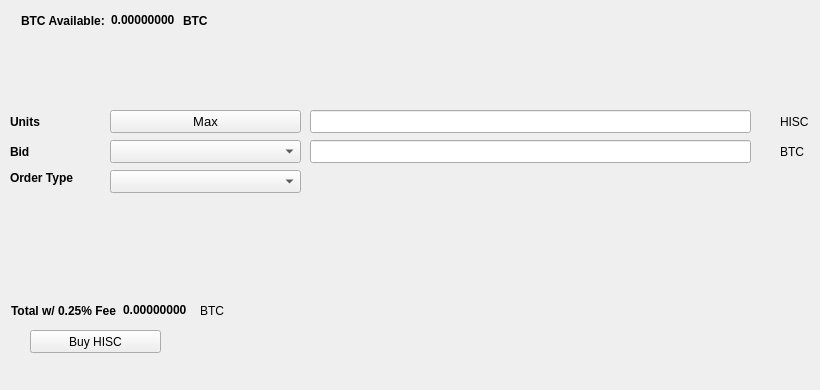
   <widget class="QWidget" name="BuyTab">
    <attribute name="title">
     <string>Buy</string>
    </attribute>
    <widget class="QPushButton" name="BuyHISC">
     <property name="geometry">
      <rect>
       <x>30</x>
       <y>330</y>
       <width>131</width>
       <height>23</height>
      </rect>
     </property>
     <property name="text">
      <string>Buy HISC</string>
     </property>
     <property name="icon">
      <iconset resource="../highstakes.qrc">
       <normaloff>:/icons/bitcoin</normaloff>:/icons/bitcoin</iconset>
     </property>
    </widget>
    <widget class="QLabel" name="label_3">
     <property name="geometry">
      <rect>
       <x>10</x>
       <y>110</y>
       <width>46</width>
       <height>23</height>
      </rect>
     </property>
     <property name="font">
      <font>
       <weight>75</weight>
       <bold>true</bold>
      </font>
     </property>
     <property name="text">
      <string>Units</string>
     </property>
    </widget>
    <widget class="QLineEdit" name="UnitsInput">
     <property name="geometry">
      <rect>
       <x>310</x>
       <y>110</y>
       <width>441</width>
       <height>23</height>
      </rect>
     </property>
     <property name="font">
      <font>
       <pointsize>9</pointsize>
       <weight>75</weight>
       <bold>true</bold>
      </font>
     </property>
    </widget>
    <widget class="QLineEdit" name="BuyBidPriceEdit">
     <property name="geometry">
      <rect>
       <x>310</x>
       <y>140</y>
       <width>441</width>
       <height>23</height>
      </rect>
     </property>
     <property name="font">
      <font>
       <pointsize>9</pointsize>
       <weight>75</weight>
       <bold>true</bold>
      </font>
     </property>
    </widget>
    <widget class="QLabel" name="label_4">
     <property name="geometry">
      <rect>
       <x>780</x>
       <y>110</y>
       <width>31</width>
       <height>23</height>
      </rect>
     </property>
     <property name="text">
      <string>HISC</string>
     </property>
    </widget>
    <widget class="QLabel" name="label_5">
     <property name="geometry">
      <rect>
       <x>780</x>
       <y>140</y>
       <width>31</width>
       <height>23</height>
      </rect>
     </property>
     <property name="text">
      <string>BTC</string>
     </property>
    </widget>
    <widget class="QLabel" name="label_6">
     <property name="geometry">
      <rect>
       <x>10</x>
       <y>140</y>
       <width>46</width>
       <height>23</height>
      </rect>
     </property>
     <property name="font">
      <font>
       <weight>75</weight>
       <bold>true</bold>
      </font>
     </property>
     <property name="text">
      <string>Bid</string>
     </property>
    </widget>
    <widget class="QLabel" name="label_7">
     <property name="geometry">
      <rect>
       <x>10</x>
       <y>170</y>
       <width>91</width>
       <height>16</height>
      </rect>
     </property>
     <property name="font">
      <font>
       <weight>75</weight>
       <bold>true</bold>
      </font>
     </property>
     <property name="text">
      <string>Order Type</string>
     </property>
    </widget>
    <widget class="QPushButton" name="Buy_Max_Amount">
     <property name="geometry">
      <rect>
       <x>110</x>
       <y>110</y>
       <width>191</width>
       <height>23</height>
      </rect>
     </property>
     <property name="font">
      <font>
       <pointsize>10</pointsize>
      </font>
     </property>
     <property name="text">
      <string>Max</string>
     </property>
    </widget>
    <widget class="QComboBox" name="BuyBidcomboBox">
     <property name="geometry">
      <rect>
       <x>110</x>
       <y>140</y>
       <width>191</width>
       <height>23</height>
      </rect>
     </property>
     <property name="font">
      <font>
       <pointsize>10</pointsize>
      </font>
     </property>
    </widget>
    <widget class="QComboBox" name="buyOrdertypeCombo">
     <property name="geometry">
      <rect>
       <x>110</x>
       <y>170</y>
       <width>191</width>
       <height>23</height>
      </rect>
     </property>
     <property name="font">
      <font>
       <pointsize>10</pointsize>
      </font>
     </property>
    </widget>
    <widget class="QWidget" name="layoutWidget1">
     <property name="geometry">
      <rect>
       <x>21</x>
       <y>11</y>
       <width>227</width>
       <height>19</height>
      </rect>
     </property>
     <layout class="QHBoxLayout" name="horizontalLayout_3">
      <item>
       <widget class="QLabel" name="label232">
        <property name="font">
         <font>
          <weight>75</weight>
          <bold>true</bold>
         </font>
        </property>
        <property name="text">
         <string>BTC Available:</string>
        </property>
       </widget>
      </item>
      <item>
       <widget class="QLabel" name="BtcAvailableLbl">
        <property name="palette">
         <palette>
          <active>
           <colorrole role="WindowText">
            <brush brushstyle="SolidPattern">
             <color alpha="255">
              <red>0</red>
              <green>0</green>
              <blue>0</blue>
             </color>
            </brush>
           </colorrole>
           <colorrole role="Button">
            <brush brushstyle="SolidPattern">
             <color alpha="255">
              <red>0</red>
              <green>170</green>
              <blue>0</blue>
             </color>
            </brush>
           </colorrole>
           <colorrole role="Light">
            <brush brushstyle="SolidPattern">
             <color alpha="255">
              <red>0</red>
              <green>255</green>
              <blue>0</blue>
             </color>
            </brush>
           </colorrole>
           <colorrole role="Midlight">
            <brush brushstyle="SolidPattern">
             <color alpha="255">
              <red>0</red>
              <green>212</green>
              <blue>0</blue>
             </color>
            </brush>
           </colorrole>
           <colorrole role="Dark">
            <brush brushstyle="SolidPattern">
             <color alpha="255">
              <red>0</red>
              <green>85</green>
              <blue>0</blue>
             </color>
            </brush>
           </colorrole>
           <colorrole role="Mid">
            <brush brushstyle="SolidPattern">
             <color alpha="255">
              <red>0</red>
              <green>113</green>
              <blue>0</blue>
             </color>
            </brush>
           </colorrole>
           <colorrole role="Text">
            <brush brushstyle="SolidPattern">
             <color alpha="255">
              <red>0</red>
              <green>170</green>
              <blue>0</blue>
             </color>
            </brush>
           </colorrole>
           <colorrole role="BrightText">
            <brush brushstyle="SolidPattern">
             <color alpha="255">
              <red>255</red>
              <green>255</green>
              <blue>255</blue>
             </color>
            </brush>
           </colorrole>
           <colorrole role="ButtonText">
            <brush brushstyle="SolidPattern">
             <color alpha="255">
              <red>0</red>
              <green>0</green>
              <blue>0</blue>
             </color>
            </brush>
           </colorrole>
           <colorrole role="Base">
            <brush brushstyle="SolidPattern">
             <color alpha="255">
              <red>255</red>
              <green>255</green>
              <blue>255</blue>
             </color>
            </brush>
           </colorrole>
           <colorrole role="Window">
            <brush brushstyle="SolidPattern">
             <color alpha="255">
              <red>0</red>
              <green>170</green>
              <blue>0</blue>
             </color>
            </brush>
           </colorrole>
           <colorrole role="Shadow">
            <brush brushstyle="SolidPattern">
             <color alpha="255">
              <red>0</red>
              <green>0</green>
              <blue>0</blue>
             </color>
            </brush>
           </colorrole>
           <colorrole role="AlternateBase">
            <brush brushstyle="SolidPattern">
             <color alpha="255">
              <red>127</red>
              <green>212</green>
              <blue>127</blue>
             </color>
            </brush>
           </colorrole>
           <colorrole role="ToolTipBase">
            <brush brushstyle="SolidPattern">
             <color alpha="255">
              <red>255</red>
              <green>255</green>
              <blue>220</blue>
             </color>
            </brush>
           </colorrole>
           <colorrole role="ToolTipText">
            <brush brushstyle="SolidPattern">
             <color alpha="255">
              <red>0</red>
              <green>0</green>
              <blue>0</blue>
             </color>
            </brush>
           </colorrole>
          </active>
          <inactive>
           <colorrole role="WindowText">
            <brush brushstyle="SolidPattern">
             <color alpha="255">
              <red>0</red>
              <green>0</green>
              <blue>0</blue>
             </color>
            </brush>
           </colorrole>
           <colorrole role="Button">
            <brush brushstyle="SolidPattern">
             <color alpha="255">
              <red>0</red>
              <green>170</green>
              <blue>0</blue>
             </color>
            </brush>
           </colorrole>
           <colorrole role="Light">
            <brush brushstyle="SolidPattern">
             <color alpha="255">
              <red>0</red>
              <green>255</green>
              <blue>0</blue>
             </color>
            </brush>
           </colorrole>
           <colorrole role="Midlight">
            <brush brushstyle="SolidPattern">
             <color alpha="255">
              <red>0</red>
              <green>212</green>
              <blue>0</blue>
             </color>
            </brush>
           </colorrole>
           <colorrole role="Dark">
            <brush brushstyle="SolidPattern">
             <color alpha="255">
              <red>0</red>
              <green>85</green>
              <blue>0</blue>
             </color>
            </brush>
           </colorrole>
           <colorrole role="Mid">
            <brush brushstyle="SolidPattern">
             <color alpha="255">
              <red>0</red>
              <green>113</green>
              <blue>0</blue>
             </color>
            </brush>
           </colorrole>
           <colorrole role="Text">
            <brush brushstyle="SolidPattern">
             <color alpha="255">
              <red>0</red>
              <green>170</green>
              <blue>0</blue>
             </color>
            </brush>
           </colorrole>
           <colorrole role="BrightText">
            <brush brushstyle="SolidPattern">
             <color alpha="255">
              <red>255</red>
              <green>255</green>
              <blue>255</blue>
             </color>
            </brush>
           </colorrole>
           <colorrole role="ButtonText">
            <brush brushstyle="SolidPattern">
             <color alpha="255">
              <red>0</red>
              <green>0</green>
              <blue>0</blue>
             </color>
            </brush>
           </colorrole>
           <colorrole role="Base">
            <brush brushstyle="SolidPattern">
             <color alpha="255">
              <red>255</red>
              <green>255</green>
              <blue>255</blue>
             </color>
            </brush>
           </colorrole>
           <colorrole role="Window">
            <brush brushstyle="SolidPattern">
             <color alpha="255">
              <red>0</red>
              <green>170</green>
              <blue>0</blue>
             </color>
            </brush>
           </colorrole>
           <colorrole role="Shadow">
            <brush brushstyle="SolidPattern">
             <color alpha="255">
              <red>0</red>
              <green>0</green>
              <blue>0</blue>
             </color>
            </brush>
           </colorrole>
           <colorrole role="AlternateBase">
            <brush brushstyle="SolidPattern">
             <color alpha="255">
              <red>127</red>
              <green>212</green>
              <blue>127</blue>
             </color>
            </brush>
           </colorrole>
           <colorrole role="ToolTipBase">
            <brush brushstyle="SolidPattern">
             <color alpha="255">
              <red>255</red>
              <green>255</green>
              <blue>220</blue>
             </color>
            </brush>
           </colorrole>
           <colorrole role="ToolTipText">
            <brush brushstyle="SolidPattern">
             <color alpha="255">
              <red>0</red>
              <green>0</green>
              <blue>0</blue>
             </color>
            </brush>
           </colorrole>
          </inactive>
          <disabled>
           <colorrole role="WindowText">
            <brush brushstyle="SolidPattern">
             <color alpha="255">
              <red>0</red>
              <green>85</green>
              <blue>0</blue>
             </color>
            </brush>
           </colorrole>
           <colorrole role="Button">
            <brush brushstyle="SolidPattern">
             <color alpha="255">
              <red>0</red>
              <green>170</green>
              <blue>0</blue>
             </color>
            </brush>
           </colorrole>
           <colorrole role="Light">
            <brush brushstyle="SolidPattern">
             <color alpha="255">
              <red>0</red>
              <green>255</green>
              <blue>0</blue>
             </color>
            </brush>
           </colorrole>
           <colorrole role="Midlight">
            <brush brushstyle="SolidPattern">
             <color alpha="255">
              <red>0</red>
              <green>212</green>
              <blue>0</blue>
             </color>
            </brush>
           </colorrole>
           <colorrole role="Dark">
            <brush brushstyle="SolidPattern">
             <color alpha="255">
              <red>0</red>
              <green>85</green>
              <blue>0</blue>
             </color>
            </brush>
           </colorrole>
           <colorrole role="Mid">
            <brush brushstyle="SolidPattern">
             <color alpha="255">
              <red>0</red>
              <green>113</green>
              <blue>0</blue>
             </color>
            </brush>
           </colorrole>
           <colorrole role="Text">
            <brush brushstyle="SolidPattern">
             <color alpha="255">
              <red>0</red>
              <green>85</green>
              <blue>0</blue>
             </color>
            </brush>
           </colorrole>
           <colorrole role="BrightText">
            <brush brushstyle="SolidPattern">
             <color alpha="255">
              <red>255</red>
              <green>255</green>
              <blue>255</blue>
             </color>
            </brush>
           </colorrole>
           <colorrole role="ButtonText">
            <brush brushstyle="SolidPattern">
             <color alpha="255">
              <red>0</red>
              <green>85</green>
              <blue>0</blue>
             </color>
            </brush>
           </colorrole>
           <colorrole role="Base">
            <brush brushstyle="SolidPattern">
             <color alpha="255">
              <red>0</red>
              <green>170</green>
              <blue>0</blue>
             </color>
            </brush>
           </colorrole>
           <colorrole role="Window">
            <brush brushstyle="SolidPattern">
             <color alpha="255">
              <red>0</red>
              <green>170</green>
              <blue>0</blue>
             </color>
            </brush>
           </colorrole>
           <colorrole role="Shadow">
            <brush brushstyle="SolidPattern">
             <color alpha="255">
              <red>0</red>
              <green>0</green>
              <blue>0</blue>
             </color>
            </brush>
           </colorrole>
           <colorrole role="AlternateBase">
            <brush brushstyle="SolidPattern">
             <color alpha="255">
              <red>0</red>
              <green>170</green>
              <blue>0</blue>
             </color>
            </brush>
           </colorrole>
           <colorrole role="ToolTipBase">
            <brush brushstyle="SolidPattern">
             <color alpha="255">
              <red>255</red>
              <green>255</green>
              <blue>220</blue>
             </color>
            </brush>
           </colorrole>
           <colorrole role="ToolTipText">
            <brush brushstyle="SolidPattern">
             <color alpha="255">
              <red>0</red>
              <green>0</green>
              <blue>0</blue>
             </color>
            </brush>
           </colorrole>
          </disabled>
         </palette>
        </property>
        <property name="font">
         <font>
          <weight>75</weight>
          <bold>true</bold>
         </font>
        </property>
        <property name="text">
         <string>0.00000000</string>
        </property>
        <property name="textInteractionFlags">
         <set>Qt::LinksAccessibleByMouse|Qt::TextSelectableByKeyboard|Qt::TextSelectableByMouse</set>
        </property>
       </widget>
      </item>
      <item>
       <widget class="QLabel" name="BtcAvailableLbl_2">
        <property name="font">
         <font>
          <weight>75</weight>
          <bold>true</bold>
         </font>
        </property>
        <property name="text">
         <string>BTC</string>
        </property>
       </widget>
      </item>
     </layout>
    </widget>
    <widget class="QWidget" name="layoutWidge2">
     <property name="geometry">
      <rect>
       <x>11</x>
       <y>301</y>
       <width>259</width>
       <height>19</height>
      </rect>
     </property>
     <layout class="QHBoxLayout" name="horizontalLayout_4">
      <item>
       <widget class="QLabel" name="label_9">
        <property name="font">
         <font>
          <weight>75</weight>
          <bold>true</bold>
         </font>
        </property>
        <property name="text">
         <string>Total w/ 0.25% Fee</string>
        </property>
       </widget>
      </item>
      <item>
       <widget class="QLabel" name="BuyCostLabel">
        <property name="palette">
         <palette>
          <active>
           <colorrole role="WindowText">
            <brush brushstyle="SolidPattern">
             <color alpha="255">
              <red>0</red>
              <green>0</green>
              <blue>0</blue>
             </color>
            </brush>
           </colorrole>
           <colorrole role="Button">
            <brush brushstyle="SolidPattern">
             <color alpha="255">
              <red>0</red>
              <green>170</green>
              <blue>0</blue>
             </color>
            </brush>
           </colorrole>
           <colorrole role="Light">
            <brush brushstyle="SolidPattern">
             <color alpha="255">
              <red>0</red>
              <green>255</green>
              <blue>0</blue>
             </color>
            </brush>
           </colorrole>
           <colorrole role="Midlight">
            <brush brushstyle="SolidPattern">
             <color alpha="255">
              <red>0</red>
              <green>212</green>
              <blue>0</blue>
             </color>
            </brush>
           </colorrole>
           <colorrole role="Dark">
            <brush brushstyle="SolidPattern">
             <color alpha="255">
              <red>0</red>
              <green>85</green>
              <blue>0</blue>
             </color>
            </brush>
           </colorrole>
           <colorrole role="Mid">
            <brush brushstyle="SolidPattern">
             <color alpha="255">
              <red>0</red>
              <green>113</green>
              <blue>0</blue>
             </color>
            </brush>
           </colorrole>
           <colorrole role="Text">
            <brush brushstyle="SolidPattern">
             <color alpha="255">
              <red>0</red>
              <green>170</green>
              <blue>0</blue>
             </color>
            </brush>
           </colorrole>
           <colorrole role="BrightText">
            <brush brushstyle="SolidPattern">
             <color alpha="255">
              <red>255</red>
              <green>255</green>
              <blue>255</blue>
             </color>
            </brush>
           </colorrole>
           <colorrole role="ButtonText">
            <brush brushstyle="SolidPattern">
             <color alpha="255">
              <red>0</red>
              <green>0</green>
              <blue>0</blue>
             </color>
            </brush>
           </colorrole>
           <colorrole role="Base">
            <brush brushstyle="SolidPattern">
             <color alpha="255">
              <red>255</red>
              <green>255</green>
              <blue>255</blue>
             </color>
            </brush>
           </colorrole>
           <colorrole role="Window">
            <brush brushstyle="SolidPattern">
             <color alpha="255">
              <red>0</red>
              <green>170</green>
              <blue>0</blue>
             </color>
            </brush>
           </colorrole>
           <colorrole role="Shadow">
            <brush brushstyle="SolidPattern">
             <color alpha="255">
              <red>0</red>
              <green>0</green>
              <blue>0</blue>
             </color>
            </brush>
           </colorrole>
           <colorrole role="AlternateBase">
            <brush brushstyle="SolidPattern">
             <color alpha="255">
              <red>127</red>
              <green>212</green>
              <blue>127</blue>
             </color>
            </brush>
           </colorrole>
           <colorrole role="ToolTipBase">
            <brush brushstyle="SolidPattern">
             <color alpha="255">
              <red>255</red>
              <green>255</green>
              <blue>220</blue>
             </color>
            </brush>
           </colorrole>
           <colorrole role="ToolTipText">
            <brush brushstyle="SolidPattern">
             <color alpha="255">
              <red>0</red>
              <green>0</green>
              <blue>0</blue>
             </color>
            </brush>
           </colorrole>
          </active>
          <inactive>
           <colorrole role="WindowText">
            <brush brushstyle="SolidPattern">
             <color alpha="255">
              <red>0</red>
              <green>0</green>
              <blue>0</blue>
             </color>
            </brush>
           </colorrole>
           <colorrole role="Button">
            <brush brushstyle="SolidPattern">
             <color alpha="255">
              <red>0</red>
              <green>170</green>
              <blue>0</blue>
             </color>
            </brush>
           </colorrole>
           <colorrole role="Light">
            <brush brushstyle="SolidPattern">
             <color alpha="255">
              <red>0</red>
              <green>255</green>
              <blue>0</blue>
             </color>
            </brush>
           </colorrole>
           <colorrole role="Midlight">
            <brush brushstyle="SolidPattern">
             <color alpha="255">
              <red>0</red>
              <green>212</green>
              <blue>0</blue>
             </color>
            </brush>
           </colorrole>
           <colorrole role="Dark">
            <brush brushstyle="SolidPattern">
             <color alpha="255">
              <red>0</red>
              <green>85</green>
              <blue>0</blue>
             </color>
            </brush>
           </colorrole>
           <colorrole role="Mid">
            <brush brushstyle="SolidPattern">
             <color alpha="255">
              <red>0</red>
              <green>113</green>
              <blue>0</blue>
             </color>
            </brush>
           </colorrole>
           <colorrole role="Text">
            <brush brushstyle="SolidPattern">
             <color alpha="255">
              <red>0</red>
              <green>170</green>
              <blue>0</blue>
             </color>
            </brush>
           </colorrole>
           <colorrole role="BrightText">
            <brush brushstyle="SolidPattern">
             <color alpha="255">
              <red>255</red>
              <green>255</green>
              <blue>255</blue>
             </color>
            </brush>
           </colorrole>
           <colorrole role="ButtonText">
            <brush brushstyle="SolidPattern">
             <color alpha="255">
              <red>0</red>
              <green>0</green>
              <blue>0</blue>
             </color>
            </brush>
           </colorrole>
           <colorrole role="Base">
            <brush brushstyle="SolidPattern">
             <color alpha="255">
              <red>255</red>
              <green>255</green>
              <blue>255</blue>
             </color>
            </brush>
           </colorrole>
           <colorrole role="Window">
            <brush brushstyle="SolidPattern">
             <color alpha="255">
              <red>0</red>
              <green>170</green>
              <blue>0</blue>
             </color>
            </brush>
           </colorrole>
           <colorrole role="Shadow">
            <brush brushstyle="SolidPattern">
             <color alpha="255">
              <red>0</red>
              <green>0</green>
              <blue>0</blue>
             </color>
            </brush>
           </colorrole>
           <colorrole role="AlternateBase">
            <brush brushstyle="SolidPattern">
             <color alpha="255">
              <red>127</red>
              <green>212</green>
              <blue>127</blue>
             </color>
            </brush>
           </colorrole>
           <colorrole role="ToolTipBase">
            <brush brushstyle="SolidPattern">
             <color alpha="255">
              <red>255</red>
              <green>255</green>
              <blue>220</blue>
             </color>
            </brush>
           </colorrole>
           <colorrole role="ToolTipText">
            <brush brushstyle="SolidPattern">
             <color alpha="255">
              <red>0</red>
              <green>0</green>
              <blue>0</blue>
             </color>
            </brush>
           </colorrole>
          </inactive>
          <disabled>
           <colorrole role="WindowText">
            <brush brushstyle="SolidPattern">
             <color alpha="255">
              <red>0</red>
              <green>85</green>
              <blue>0</blue>
             </color>
            </brush>
           </colorrole>
           <colorrole role="Button">
            <brush brushstyle="SolidPattern">
             <color alpha="255">
              <red>0</red>
              <green>170</green>
              <blue>0</blue>
             </color>
            </brush>
           </colorrole>
           <colorrole role="Light">
            <brush brushstyle="SolidPattern">
             <color alpha="255">
              <red>0</red>
              <green>255</green>
              <blue>0</blue>
             </color>
            </brush>
           </colorrole>
           <colorrole role="Midlight">
            <brush brushstyle="SolidPattern">
             <color alpha="255">
              <red>0</red>
              <green>212</green>
              <blue>0</blue>
             </color>
            </brush>
           </colorrole>
           <colorrole role="Dark">
            <brush brushstyle="SolidPattern">
             <color alpha="255">
              <red>0</red>
              <green>85</green>
              <blue>0</blue>
             </color>
            </brush>
           </colorrole>
           <colorrole role="Mid">
            <brush brushstyle="SolidPattern">
             <color alpha="255">
              <red>0</red>
              <green>113</green>
              <blue>0</blue>
             </color>
            </brush>
           </colorrole>
           <colorrole role="Text">
            <brush brushstyle="SolidPattern">
             <color alpha="255">
              <red>0</red>
              <green>85</green>
              <blue>0</blue>
             </color>
            </brush>
           </colorrole>
           <colorrole role="BrightText">
            <brush brushstyle="SolidPattern">
             <color alpha="255">
              <red>255</red>
              <green>255</green>
              <blue>255</blue>
             </color>
            </brush>
           </colorrole>
           <colorrole role="ButtonText">
            <brush brushstyle="SolidPattern">
             <color alpha="255">
              <red>0</red>
              <green>85</green>
              <blue>0</blue>
             </color>
            </brush>
           </colorrole>
           <colorrole role="Base">
            <brush brushstyle="SolidPattern">
             <color alpha="255">
              <red>0</red>
              <green>170</green>
              <blue>0</blue>
             </color>
            </brush>
           </colorrole>
           <colorrole role="Window">
            <brush brushstyle="SolidPattern">
             <color alpha="255">
              <red>0</red>
              <green>170</green>
              <blue>0</blue>
             </color>
            </brush>
           </colorrole>
           <colorrole role="Shadow">
            <brush brushstyle="SolidPattern">
             <color alpha="255">
              <red>0</red>
              <green>0</green>
              <blue>0</blue>
             </color>
            </brush>
           </colorrole>
           <colorrole role="AlternateBase">
            <brush brushstyle="SolidPattern">
             <color alpha="255">
              <red>0</red>
              <green>170</green>
              <blue>0</blue>
             </color>
            </brush>
           </colorrole>
           <colorrole role="ToolTipBase">
            <brush brushstyle="SolidPattern">
             <color alpha="255">
              <red>255</red>
              <green>255</green>
              <blue>220</blue>
             </color>
            </brush>
           </colorrole>
           <colorrole role="ToolTipText">
            <brush brushstyle="SolidPattern">
             <color alpha="255">
              <red>0</red>
              <green>0</green>
              <blue>0</blue>
             </color>
            </brush>
           </colorrole>
          </disabled>
         </palette>
        </property>
        <property name="font">
         <font>
          <weight>75</weight>
          <bold>true</bold>
         </font>
        </property>
        <property name="autoFillBackground">
         <bool>false</bool>
        </property>
        <property name="text">
         <string>0.00000000</string>
        </property>
        <property name="textInteractionFlags">
         <set>Qt::LinksAccessibleByMouse|Qt::TextSelectableByMouse</set>
        </property>
       </widget>
      </item>
      <item>
       <widget class="QLabel" name="label_10">
        <property name="font">
         <font>
          <weight>50</weight>
          <bold>false</bold>
         </font>
        </property>
        <property name="text">
         <string>BTC</string>
        </property>
       </widget>
      </item>
     </layout>
    </widget>
    <widget class="QLabel" name="label_24">
     <property name="geometry">
      <rect>
       <x>460</x>
       <y>300</y>
       <width>281</width>
       <height>81</height>
      </rect>
     </property>
     <property name="text">
      <string/>
     </property>
     <property name="pixmap">
      <pixmap>:/images/bittrex</pixmap>
     </property>
    </widget>
   </widget>
